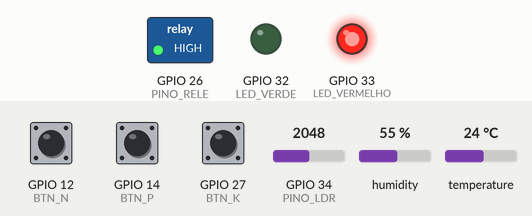
This program was run on a simulated ESP32. On the bench: switched loads named in the program (green lamp = pin HIGH), output pins drawn as LEDs (lit = HIGH). The test bench sets the inputs (shaded band); at power-on: humidity 55 %, GPIO 34 (PINO_LDR) = 2048, GPIO 12 (BTN_N) HIGH, GPIO 14 (BTN_P) HIGH, GPIO 27 (BTN_K) HIGH, temperature 24 °C. What the program prints to the serial monitor is not drawn.

Above: at 2.8 s.
2.9 s: humidity set to 51 %
5.6 s: humidity set to 48 %
At 7.5 s:
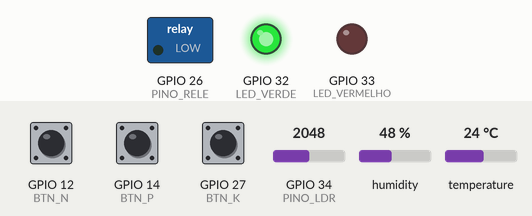
8.3 s: GPIO 34 (PINO_LDR) set to 1710
11.0 s: GPIO 34 (PINO_LDR) set to 1602
Timing chart, 0 to 14.0 s (numbered marks = the images above; inputs shaded):
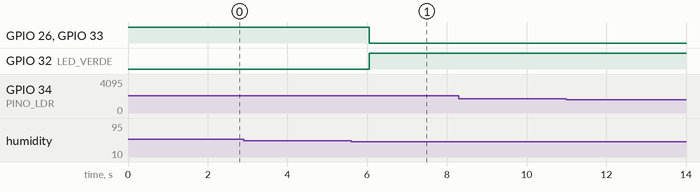

The program:

main.cpp
```cpp
#include <Arduino.h>
#include <DHT.h>

#define PINO_DHT     4
#define TIPO_DHT     DHT22
#define PINO_LDR     34
#define PINO_RELE    26
#define LED_VERDE    32
#define LED_VERMELHO 33

#define BTN_N  12   // Nitrogênio
#define BTN_P  14   // Fósforo
#define BTN_K  27   // Potássio

DHT dht(PINO_DHT, TIPO_DHT);


bool estadoN_ok = true;
bool estadoP_ok = true;
bool estadoK_ok = true;


bool ultimoN = HIGH, ultimoP = HIGH, ultimoK = HIGH;
unsigned long ultimoDebounce = 0;
const unsigned long debounceDelay = 50;

void setup() {
  Serial.begin(115200);
  dht.begin();

  pinMode(PINO_LDR, INPUT);
  pinMode(PINO_RELE, OUTPUT);
  pinMode(LED_VERDE, OUTPUT);
  pinMode(LED_VERMELHO, OUTPUT);

  pinMode(BTN_N, INPUT_PULLUP);
  pinMode(BTN_P, INPUT_PULLUP);
  pinMode(BTN_K, INPUT_PULLUP);

  digitalWrite(PINO_RELE, HIGH);  // desligado
  digitalWrite(LED_VERDE, LOW);
  digitalWrite(LED_VERMELHO, HIGH);

  Serial.println("🌱 FarmTech - Sistema de Irrigacao Inteligente");
  Serial.println("Botões: N(12), P(14), K(27)");
  Serial.println("------------------------------------------------------");
}

void loop() {
  bool leituraN = digitalRead(BTN_N);
  bool leituraP = digitalRead(BTN_P);
  bool leituraK = digitalRead(BTN_K);
  unsigned long agora = millis();

  if (agora - ultimoDebounce > debounceDelay) {
    if (leituraN == LOW && ultimoN == HIGH) {
      estadoN_ok = !estadoN_ok;
      Serial.print("Toggle N -> "); Serial.println(estadoN_ok ? "OK" : "DEFICIENTE");
      ultimoDebounce = agora;
    }
    if (leituraP == LOW && ultimoP == HIGH) {
      estadoP_ok = !estadoP_ok;
      Serial.print("Toggle P -> "); Serial.println(estadoP_ok ? "OK" : "DEFICIENTE");
      ultimoDebounce = agora;
    }
    if (leituraK == LOW && ultimoK == HIGH) {
      estadoK_ok = !estadoK_ok;
      Serial.print("Toggle K -> "); Serial.println(estadoK_ok ? "OK" : "DEFICIENTE");
      ultimoDebounce = agora;
    }
  }
  ultimoN = leituraN; ultimoP = leituraP; ultimoK = leituraK;


  float temperatura = dht.readTemperature();
  float umidade = dht.readHumidity();
  int ldrRaw = analogRead(PINO_LDR);


  float ph_simulado = map(ldrRaw, 0, 4095, 4, 9);

  bool dht_ok = !(isnan(temperatura) || isnan(umidade));
  if (!dht_ok) {
    Serial.println("⚠️ Erro lendo DHT22 (NaN). Ignorando leitura.");
    umidade = 60;
  }

  Serial.println("------------------------------------------------");
  Serial.printf("Temp: %.1f°C  |  Umid: %.1f%%  |  pH: %.2f\n", temperatura, umidade, ph_simulado);
  Serial.printf("N: %s | P: %s | K: %s\n",
                estadoN_ok ? "OK" : "DEF",
                estadoP_ok ? "OK" : "DEF",
                estadoK_ok ? "OK" : "DEF");


  bool umidade_baixa = (umidade < 50.0);
  bool npk_def = (!estadoN_ok) || (!estadoP_ok) || (!estadoK_ok);
  bool ph_fora = (ph_simulado < 5.5) || (ph_simulado > 7.5);

  bool acionar_irrigacao = (umidade_baixa || npk_def || ph_fora);

  if (acionar_irrigacao) {
    digitalWrite(PINO_RELE, LOW);   // Liga
    digitalWrite(LED_VERDE, HIGH);
    digitalWrite(LED_VERMELHO, LOW);
    Serial.println("💧 Irrigacao: ATIVADA");
    if (umidade_baixa) Serial.println(" - motivo: solo seco");
    if (npk_def) {
      if (!estadoN_ok) Serial.println(" - Nitrogenio DEFICIENTE");
      if (!estadoP_ok) Serial.println(" - Fosforo DEFICIENTE");
      if (!estadoK_ok) Serial.println(" - Potassio DEFICIENTE");
    }
    if (ph_fora) Serial.println(" - pH fora da faixa ideal (5.5–7.5)");
  } else {
    digitalWrite(PINO_RELE, HIGH);  // Desliga
    digitalWrite(LED_VERDE, LOW);
    digitalWrite(LED_VERMELHO, HIGH);
    Serial.println("✅ Irrigacao: DESATIVADA - condicoes adequadas");
  }

  delay(2000);
}
```

Measured:
- the behaviour switches between 50 and 49 % on humidity (found by bisection; images 0 and 1)
- after the input at 2.9 s, every drawn part: stays the same
- after the input at 5.6 s, GPIO 26 (PINO_RELE), GPIO 33 (LED_VERMELHO): HIGH → LOW after 0.46 s; GPIO 32 (LED_VERDE): LOW → HIGH after 0.46 s
- after the input at 8.3 s, every drawn part: stays the same
- after the input at 11.0 s, every drawn part: stays the same
